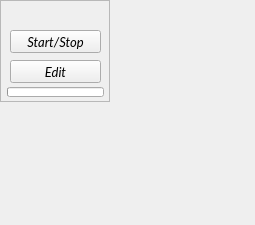
<?xml version="1.0" encoding="UTF-8"?>
<ui version="4.0">
 <class>Cell</class>
 <widget class="QWidget" name="Cell">
  <property name="geometry">
   <rect>
    <x>0</x>
    <y>0</y>
    <width>255</width>
    <height>225</height>
   </rect>
  </property>
  <property name="sizePolicy">
   <sizepolicy hsizetype="Preferred" vsizetype="Preferred">
    <horstretch>1</horstretch>
    <verstretch>1</verstretch>
   </sizepolicy>
  </property>
  <property name="minimumSize">
   <size>
    <width>120</width>
    <height>112</height>
   </size>
  </property>
  <property name="font">
   <font>
    <family>Lato</family>
   </font>
  </property>
  <property name="windowTitle">
   <string>Form</string>
  </property>
  <widget class="QFrame" name="cell_frame">
   <property name="geometry">
    <rect>
     <x>0</x>
     <y>0</y>
     <width>110</width>
     <height>102</height>
    </rect>
   </property>
   <property name="sizePolicy">
    <sizepolicy hsizetype="Maximum" vsizetype="Maximum">
     <horstretch>0</horstretch>
     <verstretch>0</verstretch>
    </sizepolicy>
   </property>
   <property name="styleSheet">
    <string notr="true">#frame {border: 0px;
	background-color: rgb(217, 217, 217);
border-radius: 10px;}</string>
   </property>
   <property name="frameShape">
    <enum>QFrame::StyledPanel</enum>
   </property>
   <property name="frameShadow">
    <enum>QFrame::Raised</enum>
   </property>
   <widget class="QLabel" name="clip_name">
    <property name="geometry">
     <rect>
      <x>5</x>
      <y>6</y>
      <width>102</width>
      <height>20</height>
     </rect>
    </property>
    <property name="font">
     <font>
      <family>Lato</family>
      <pointsize>10</pointsize>
      <weight>75</weight>
      <italic>false</italic>
      <bold>true</bold>
     </font>
    </property>
    <property name="text">
     <string/>
    </property>
    <property name="alignment">
     <set>Qt::AlignCenter</set>
    </property>
   </widget>
   <widget class="QProgressBar" name="clip_position">
    <property name="geometry">
     <rect>
      <x>7</x>
      <y>87</y>
      <width>97</width>
      <height>10</height>
     </rect>
    </property>
    <property name="maximum">
     <number>97</number>
    </property>
    <property name="value">
     <number>0</number>
    </property>
    <property name="textVisible">
     <bool>false</bool>
    </property>
   </widget>
   <widget class="QPushButton" name="edit">
    <property name="geometry">
     <rect>
      <x>10</x>
      <y>60</y>
      <width>91</width>
      <height>23</height>
     </rect>
    </property>
    <property name="font">
     <font>
      <family>Lato</family>
      <pointsize>10</pointsize>
      <weight>50</weight>
      <italic>true</italic>
      <bold>false</bold>
     </font>
    </property>
    <property name="text">
     <string>Edit</string>
    </property>
   </widget>
   <widget class="QPushButton" name="start_stop">
    <property name="geometry">
     <rect>
      <x>10</x>
      <y>30</y>
      <width>91</width>
      <height>23</height>
     </rect>
    </property>
    <property name="font">
     <font>
      <family>Lato</family>
      <pointsize>10</pointsize>
      <weight>50</weight>
      <italic>true</italic>
      <bold>false</bold>
     </font>
    </property>
    <property name="text">
     <string>Start/Stop</string>
    </property>
   </widget>
  </widget>
 </widget>
 <resources/>
 <connections/>
</ui>
